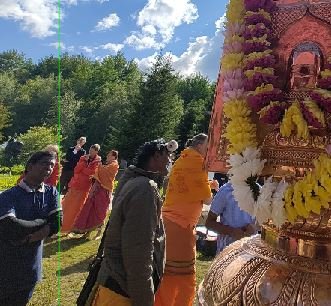
#> input picture assets/yogi.JPG, 331 x 306 px, found by its file name
$ python ImgSlice.py
#> lines starting #> are read from the running program, lines starting #| are printed output that depends on the picture; after the words box and inside, x2 and y2 are one past the last pixel; in counts of white or black regions, pixels touching at a corner belong together
import cv2
import random;

img = cv2.imread('assets/yogi.jpg', -1)
#> img is the input picture: shape (306, 331, 3); mean B, G, R 79.5, 89.1, 102.5

#img = cv2.resize(img,(0,0), fx= 0.25, fy=0.25)


tag = img[148:253, 0:57]
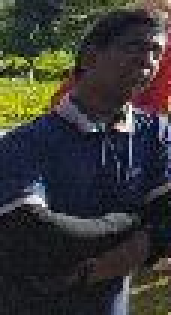
#> tag: shape (105, 57, 3) (shown 3 times larger); mean B, G, R 52.9, 55.4, 56.4
img[168:273, 20:77] = tag
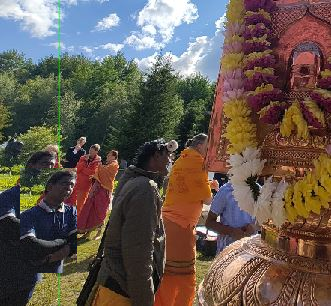
#> img: shape (306, 331, 3); 5.91% of pixels changed, all inside (x1, y1, x2, y2) = (20, 168, 77, 273)


#cv2.imshow('Image', img)
cv2.imshow('Image', img)
cv2.waitKey(0)
cv2.destroyAllWindows()

$ run again, with assets/Estonia Lillioru 4.jpg copied over assets/yogi.JPG
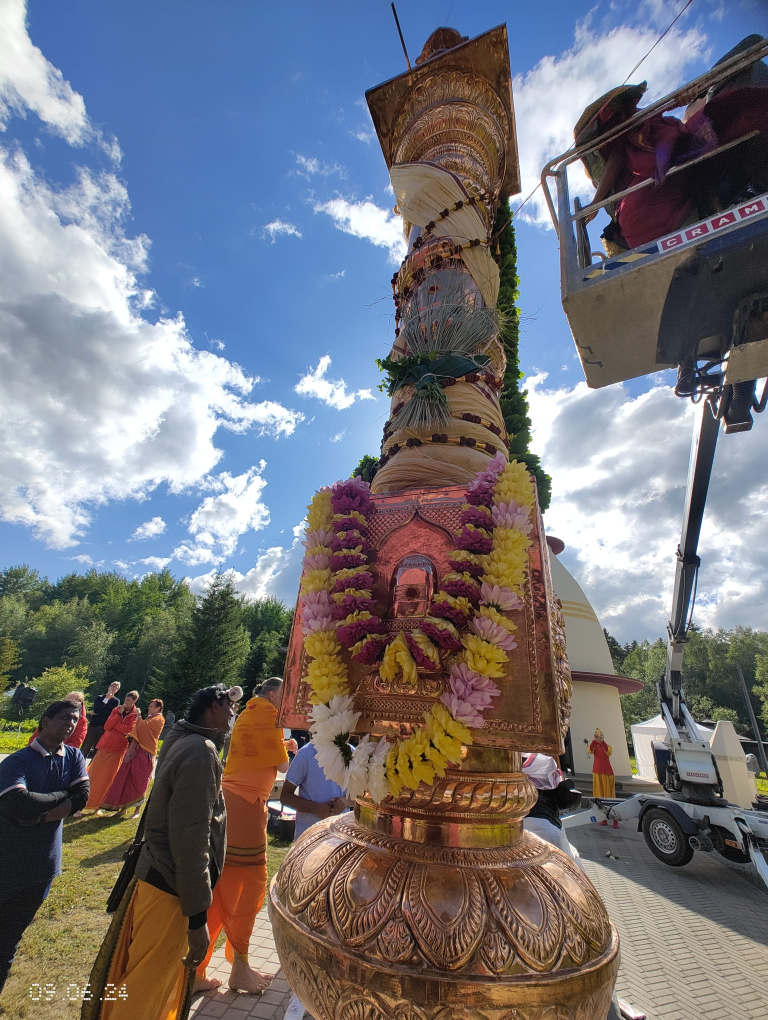
#> input picture assets/Estonia Lillioru 4.jpg, 1536 x 2040 px, found by its file name (shown at 1/2 size)
#> img is the input picture: shape (2040, 1536, 3); mean B, G, R 122.2, 115.7, 116.5
#> `tag = img[148:253, 0:57]`:
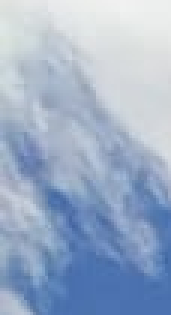
#> tag: shape (105, 57, 3) (shown 3 times larger); mean B, G, R 199.7, 174.5, 156.9
#> `img[168:273, 20:77] = tag`:
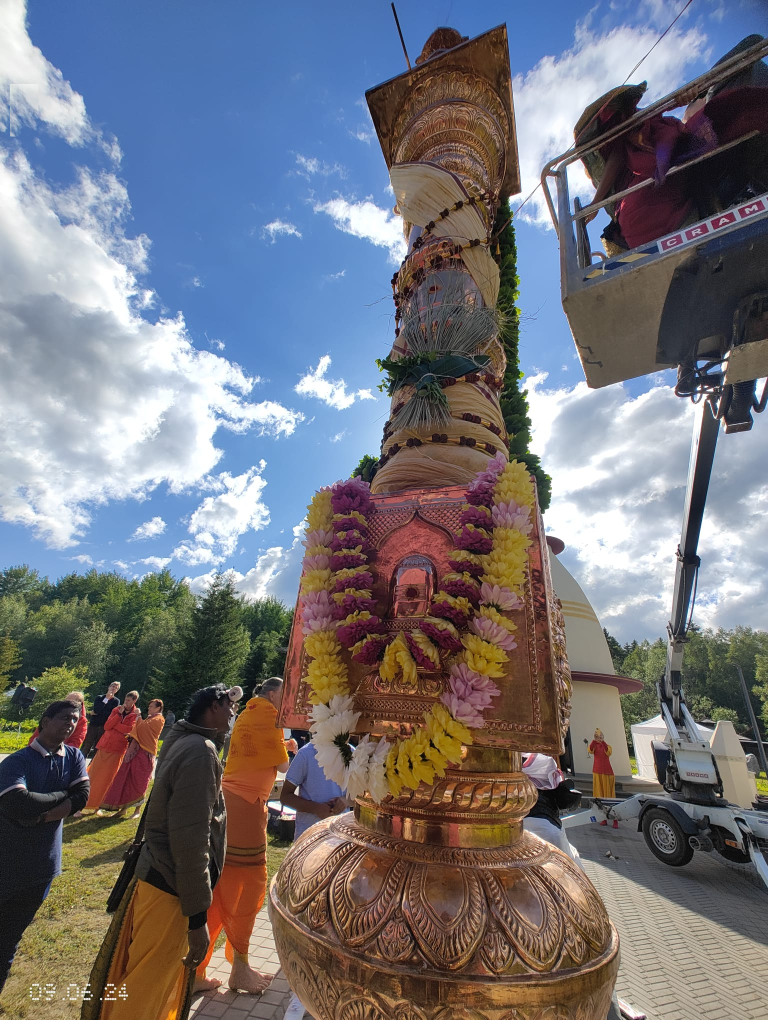
#> img: shape (2040, 1536, 3) (shown at 1/2 size); 0.19% of pixels changed, all inside (x1, y1, x2, y2) = (20, 168, 77, 273)
